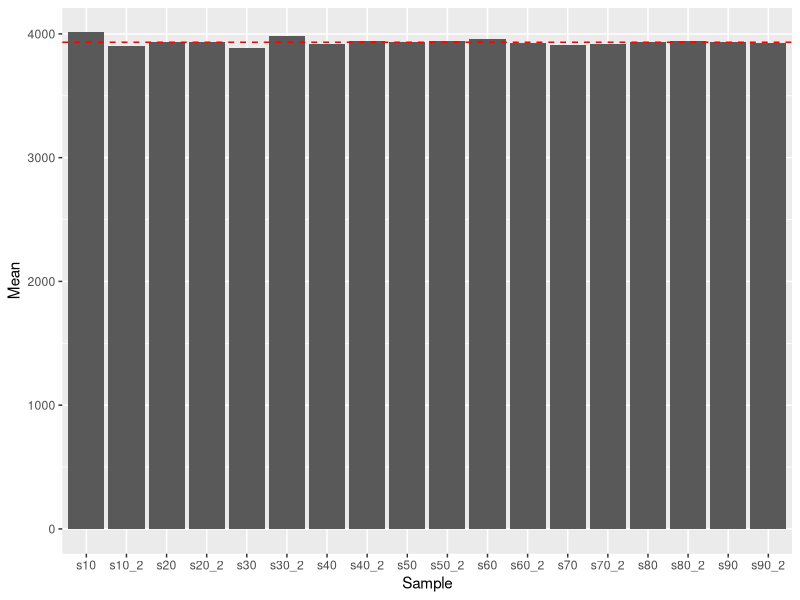

Source code (R):
### Programming ################################################################
library(tidyverse)

### Logic ######################################################################
x <- TRUE
y <- FALSE

x == x
x == y
y == x
y == y

x != x
x != y
y != x
y != y

!x

!(y == y)

# And
x & y   
x && y  

# Or
x | y
x || y

# Exclusive Or
xor(x, y)
xor(x, x)

isTRUE (x)
isFALSE(x)

a = 5
b = -5

a == b
a != b
a < b
a > b

"WORD" == "WORD"
"WORD" == "word"

### Conditional Logic ##########################################################
x <- 1
y <- 1

if(x == y) {
  print("x is equal to y")
}

y <- 2

if(x == y) {
  print("x is equal to y")
}

if(x == y) {
  print("x is equal to y")
} else {
  print("x is NOT equal to y")
}

value <- 0

y <- x + 1

if(x == y) {
  value <- value + 1
} else {
  value <- value + 0
}

value

y <- x

if(x == y) {
  value <- value + 1
} else {
  value <- value + 0
}

value


### Functions ##################################################################
x.equals.y <- function(x,y){
  if(x == y) {
    print("x is equal to z")
  } else {
    print("x is NOT equal to z")
  }
}

x.equals.y

x.equals.y(1,1)
x.equals.y(1,1.01)

# Harmonic Mean of 10 & 50
(2 * (10 * 50))/ (10 + 50) 

hMean <- function(x,y) {
  (2 * (x * y))/ (x + y) 
}

hMean

hMean(10,50)
hMean(8,52)


hMean <- function(x,y,z=0) {
  if(z==0){(2 * (x * y))/ (x + y)}
  else {(3 * (x * y * z))/ (x*y + x*z + y*z)}
}

hMean

hMean(10,50)
hMean(10,50,25)

### Loops ######################################################################

# For Loops
sequence <- 1:10

for (val in sequence)
{
  print(val)
}

sequence <- 1:10 %% 2

for (val in sequence)
{
  print(val)
}


# While Loops
i <- 1
while (i < 6) {
  print(i)
  i <- i + 1
}


# While Loops with Break
i <- 1
while (i < 6) {
  print(i)
  i <- i + 1
  if (i == 4) {
    break
  }
}


# While Loops with If and Next  
i <- 0
while (i < 6) {
  i <- i + 1
  if (i == 3) {
    next
  }
  print(i)
}


# Fizzbuzz Test
for (i in 1:50) {
  if (i %% 3 == 0 && i %% 5 == 0) {
    print("FizzBuzz")
  } else if (i %% 3 == 0) {
    print("Fizz")
  } else if (i %% 5 == 0) {
    print("Buzz")
  } else {
    print(i)
  }
}

### Apply Functions ############################################################

# apply: data frame/matrix -> vector/list/array
m1 <- matrix(C<-(1:100),nrow=10, ncol=10)

sum_col_m1 <- apply(m1, 2, sum)
sum_col_m1

str(sum_col_m1)

# sapply: list/vector/data frame -> vector/matrix    WARNING: sapply is not always consistent in output class
strings <- c("Frosted Flakes","FROSTED FLAKES","rice krispies","Rice Krispies")
table(strings)

strings_lower <-sapply(strings, tolower)
table(strings_lower)

set.seed(123)
# lapply: list/vector/data frame -> list
price_samples <- list(sample_frac(diamonds, .8)$price,
                    sample_frac(diamonds, .8)$price,
                    sample_frac(diamonds, .8)$price,
                    sample_frac(diamonds, .8)$price,
                    sample_frac(diamonds, .8)$price)

str(price_samples)
price_samples

price_means <-lapply(price_samples, mean)
price_sd <-lapply(price_samples, sd)

price_means
price_sd


# tapply: factored jagged vector -> vector/matrix
tapply(diamonds$price, diamonds$cut, mean)


### Purrr ######################################################################

# map(.x, .f) returns a list
map(.x = price_samples, 
  .f = mean)

map(price_samples, mean)

# map_dbl(.x, .f) returns a numeric (double) vector
map_dbl(price_samples, mean)

# map_chr(.x, .f) returns a character vector
map_chr(price_samples, mean)

# map_lgl(.x, .f) returns a logical vector
# tilde-dot shorthand for functions  ~{f(.x)}
map_lgl(price_samples, ~{mean(.x) < mean(diamonds$price)})

set.seed(321)
# map_df(.x, .f) returns a data frame
price_samples2 <- list(s10 = sample_frac(diamonds, .1)$price,
                      s10_2 = sample_frac(diamonds, .1)$price,
                      s20 = sample_frac(diamonds, .2)$price,
                      s20_2 = sample_frac(diamonds, .2)$price,
                      s30 = sample_frac(diamonds, .3)$price,
                      s30_2 = sample_frac(diamonds, .3)$price,
                      s40 = sample_frac(diamonds, .4)$price,
                      s40_2 = sample_frac(diamonds, .4)$price,
                      s50 = sample_frac(diamonds, .5)$price,
                      s50_2 = sample_frac(diamonds, .5)$price,
                      s60 = sample_frac(diamonds, .6)$price,
                      s60_2 = sample_frac(diamonds, .6)$price,
                      s70 = sample_frac(diamonds, .7)$price,
                      s70_2 = sample_frac(diamonds, .7)$price,
                      s80 = sample_frac(diamonds, .8)$price,
                      s80_2 = sample_frac(diamonds, .8)$price,
                      s90 = sample_frac(diamonds, .9)$price,
                      s90_2 = sample_frac(diamonds, .9)$price)

map_df(price_samples2, mean) %>% 
  pivot_longer(cols = 1:18, names_to = "Sample", values_to = "Mean") %>% 
  ggplot(aes(x=Sample, y=Mean)) +
  geom_bar(stat="Identity")+
  geom_hline(yintercept=mean(diamonds$price), linetype="dashed", color="red")


### More Purrr #################################################################

# Standard form
map_dbl(diamonds, n_distinct)

# Piped form
diamonds %>%
  map_dbl(n_distinct)

# Using purrr to create class specific models
diamondsByCut <- diamonds %>% 
  group_by(cut) %>% 
  nest()

diamondsByCut
str(diamondsByCut)


diamondColor_model <- function(df) {
  lm(price ~ carat + table, data = df)
}

models <- map(diamondsByCut$data, diamondColor_model)
models

diamondsByCut <- diamondsByCut %>% 
  mutate(model = map(data, diamondColor_model))

diamondsByCut %>% 
  mutate(glance = map(model, broom::glance)) %>% 
  unnest(glance)







